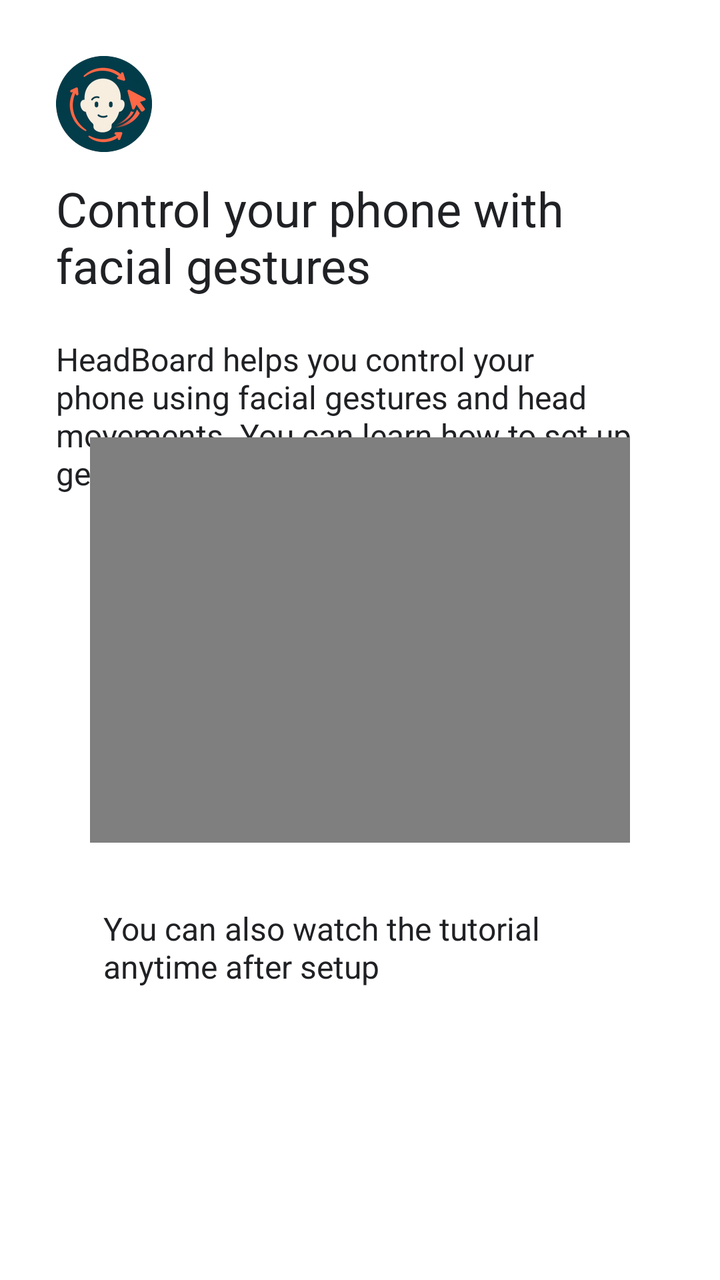
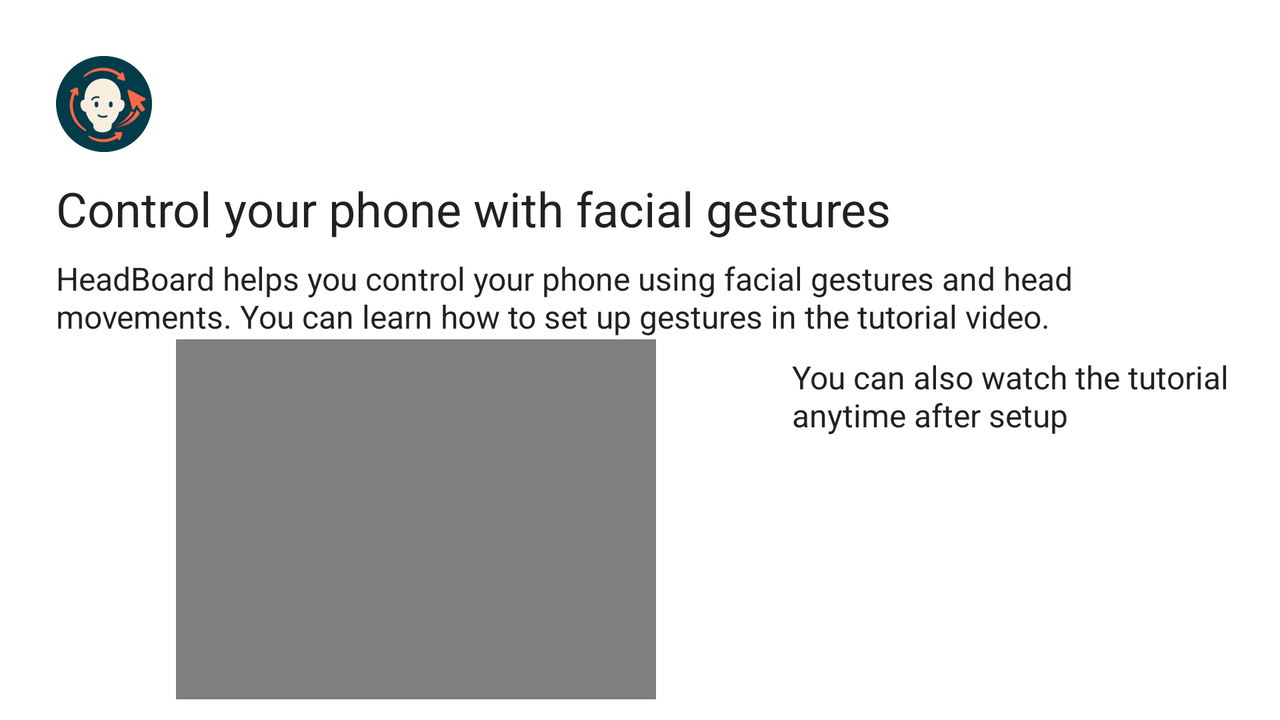

Two renders of one Android screen. The first uses the default layout on a phone; the second uses the alternative layout the repository ships for a different screen configuration, on a matching device. The two XML files are below.
<!-- AndroidManifest.xml: application theme AppTheme -->
<!-- res/layout/activity_tutorial.xml -->
<?xml version="1.0" encoding="utf-8"?>
<androidx.constraintlayout.widget.ConstraintLayout xmlns:android="http://schemas.android.com/apk/res/android"
    xmlns:app="http://schemas.android.com/apk/res-auto"
    xmlns:tools="http://schemas.android.com/tools"
    android:id="@+id/scrollView2"
    android:layout_width="match_parent"
    android:layout_height="match_parent"
    android:background="#FFFFFF"
    tools:context=".TutorialActivity">

    <ImageView
        android:id="@+id/androidImg"
        android:layout_width="wrap_content"
        android:layout_height="wrap_content"
        android:layout_marginStart="28dp"
        android:layout_marginTop="28dp"
        android:src="@drawable/headboard_face"
        app:layout_constraintStart_toStartOf="parent"
        app:layout_constraintTop_toTopOf="parent" />

    <TextView
        android:id="@+id/firstTitle"
        android:layout_width="0dp"
        android:layout_height="wrap_content"
        android:layout_marginTop="88dp"
        android:layout_marginEnd="30dp"
        android:text="Control your phone with facial gestures"
        android:textSize="24sp"
        app:layout_constraintEnd_toEndOf="parent"
        app:layout_constraintStart_toStartOf="@+id/androidImg"
        app:layout_constraintTop_toTopOf="parent" />

    <TextView
        android:id="@+id/pageDescription"
        android:layout_width="0dp"
        android:layout_height="wrap_content"
        android:layout_marginTop="20dp"
        android:layout_marginEnd="10dp"
        android:singleLine="false"
        android:text="HeadBoard helps you control your phone using facial gestures and head movements. You can learn how to set up gestures in the tutorial video."
        android:textSize="16sp"
        app:layout_constraintEnd_toEndOf="parent"
        app:layout_constraintHorizontal_bias="0.0"
        app:layout_constraintStart_toStartOf="@+id/firstTitle"
        app:layout_constraintTop_toBottomOf="@+id/firstTitle"
        app:layout_constraintWidth_percent="0.8" />

    <Button
        android:id="@+id/nextButton"
        android:layout_width="wrap_content"
        android:layout_height="wrap_content"
        android:background="@drawable/round_button"
        android:layout_marginEnd="40dp"
        android:layout_marginBottom="40dp"
        android:text="Next"
        android:textAllCaps="false"
        app:layout_constraintBottom_toBottomOf="parent"
        app:layout_constraintEnd_toEndOf="parent" />


    <TextView
        android:id="@+id/videoFooter"
        android:layout_width="256dp"
        android:layout_height="67dp"
        android:layout_marginTop="32dp"
        android:lines="2"
        android:singleLine="false"
        android:text="You can also watch the tutorial anytime after setup"
        android:textSize="16sp"
        app:layout_constraintEnd_toEndOf="@+id/frameLayout"
        app:layout_constraintHorizontal_bias="0.471"
        app:layout_constraintStart_toStartOf="@+id/frameLayout"
        app:layout_constraintTop_toBottomOf="@+id/frameLayout" />

    <FrameLayout
        android:id="@+id/frameLayout"
        android:layout_width="0dp"
        android:layout_height="0dp"
        app:layout_constraintBottom_toBottomOf="parent"
        app:layout_constraintDimensionRatio="4:3"
        app:layout_constraintEnd_toEndOf="parent"
        app:layout_constraintStart_toStartOf="parent"
        app:layout_constraintTop_toTopOf="parent"
        app:layout_constraintWidth_percent="0.75">

        <VideoView
            android:id="@+id/videoView"
            android:layout_width="match_parent"
            android:layout_height="match_parent" />
    </FrameLayout>

    <ImageView
        android:id="@+id/imageView3"
        android:layout_width="wrap_content"
        android:layout_height="wrap_content"
        android:layout_marginEnd="12dp"
        android:src="@drawable/question_mark"
        app:layout_constraintEnd_toStartOf="@+id/videoFooter"
        app:layout_constraintTop_toTopOf="@+id/videoFooter" />


</androidx.constraintlayout.widget.ConstraintLayout>
<!-- resources referenced by this layout -->
<resources>
  <!-- drawable headboard_face: png bitmap (drawable-hdpi, 9020 bytes) -->
  <style name="AppTheme" parent="Theme.AppCompat.Light">
          <item name="android:buttonStyle">@style/MyButtonStyle</item>
          <item name="android:textColor">#202124</item>
          <item name="colorPrimary">@color/white</item>
      </style>
  <style name="MyButtonStyle" parent="Widget.AppCompat.Button">
          <item name="android:textColor">#FFFFFF</item>
      </style>
  <color name="white">#FFFFFFFF</color>
</resources>
<!-- res/layout-land/activity_tutorial.xml (the repository's variant of the layout above) -->
<!-- drawn on the phone turned sideways -->
<?xml version="1.0" encoding="utf-8"?>
<androidx.constraintlayout.widget.ConstraintLayout xmlns:android="http://schemas.android.com/apk/res/android"
    xmlns:app="http://schemas.android.com/apk/res-auto"
    xmlns:tools="http://schemas.android.com/tools"
    android:id="@+id/scrollView2"
    android:layout_width="match_parent"
    android:layout_height="match_parent"
    android:background="#FFFFFF"
    tools:context=".TutorialActivity">

    <ImageView
        android:id="@+id/androidImg"
        android:layout_width="wrap_content"
        android:layout_height="wrap_content"
        android:layout_marginStart="28dp"
        android:layout_marginTop="28dp"
        android:src="@drawable/headboard_face"
        app:layout_constraintStart_toStartOf="parent"
        app:layout_constraintTop_toTopOf="parent" />

    <TextView
        android:id="@+id/firstTitle"
        android:layout_width="wrap_content"
        android:layout_height="wrap_content"
        android:layout_marginTop="88dp"
        android:text="Control your phone with facial gestures"
        android:textSize="24sp"
        app:layout_constraintStart_toStartOf="@+id/androidImg"
        app:layout_constraintTop_toTopOf="parent" />

    <TextView
        android:id="@+id/pageDescription"
        android:layout_width="0dp"
        android:layout_height="wrap_content"
        android:layout_marginTop="8dp"
        android:layout_marginEnd="10dp"
        android:lines="2"
        android:singleLine="false"
        android:text="HeadBoard helps you control your phone using facial gestures and head movements. You can learn how to set up gestures in the tutorial video."
        android:textSize="16sp"
        app:layout_constraintEnd_toEndOf="parent"
        app:layout_constraintHorizontal_bias="0.0"
        app:layout_constraintStart_toStartOf="@+id/firstTitle"
        app:layout_constraintTop_toBottomOf="@+id/firstTitle"
        app:layout_constraintWidth_percent="0.8" />

    <Button
        android:id="@+id/nextButton"
        android:layout_width="wrap_content"
        android:layout_height="wrap_content"
        android:layout_marginEnd="40dp"
        android:layout_marginBottom="40dp"
        android:text="Next"
        android:background="@drawable/round_button"
        android:textAllCaps="false"
        app:layout_constraintBottom_toBottomOf="parent"
        app:layout_constraintEnd_toEndOf="parent" />

    <TextView
        android:id="@+id/videoFooter"
        android:layout_width="255dp"
        android:layout_height="53dp"
        android:layout_marginStart="68dp"
        android:layout_marginTop="8dp"
        android:lines="2"
        android:singleLine="false"
        android:text="You can also watch the tutorial anytime after setup"
        android:textSize="16sp"
        app:layout_constraintStart_toEndOf="@+id/frameLayout"
        app:layout_constraintTop_toTopOf="@+id/frameLayout" />

    <FrameLayout
        android:id="@+id/frameLayout"
        android:layout_width="0dp"
        android:layout_height="0dp"
        android:layout_marginBottom="10dp"
        app:layout_constraintBottom_toBottomOf="parent"
        app:layout_constraintDimensionRatio="4:3"
        app:layout_constraintEnd_toEndOf="parent"
        app:layout_constraintHeight_percent="0.5"
        app:layout_constraintHorizontal_bias="0.22"
        app:layout_constraintStart_toStartOf="parent"
        app:layout_constraintTop_toBottomOf="@+id/pageDescription">

        <VideoView
            android:id="@+id/videoView"
            android:layout_width="match_parent"
            android:layout_height="match_parent" />
    </FrameLayout>

    <ImageView
        android:id="@+id/imageView2"
        android:layout_width="wrap_content"
        android:layout_height="wrap_content"
        android:layout_marginEnd="12dp"
        android:src="@drawable/question_mark"
        app:layout_constraintEnd_toStartOf="@+id/videoFooter"
        app:layout_constraintTop_toTopOf="@+id/videoFooter" />

</androidx.constraintlayout.widget.ConstraintLayout>
